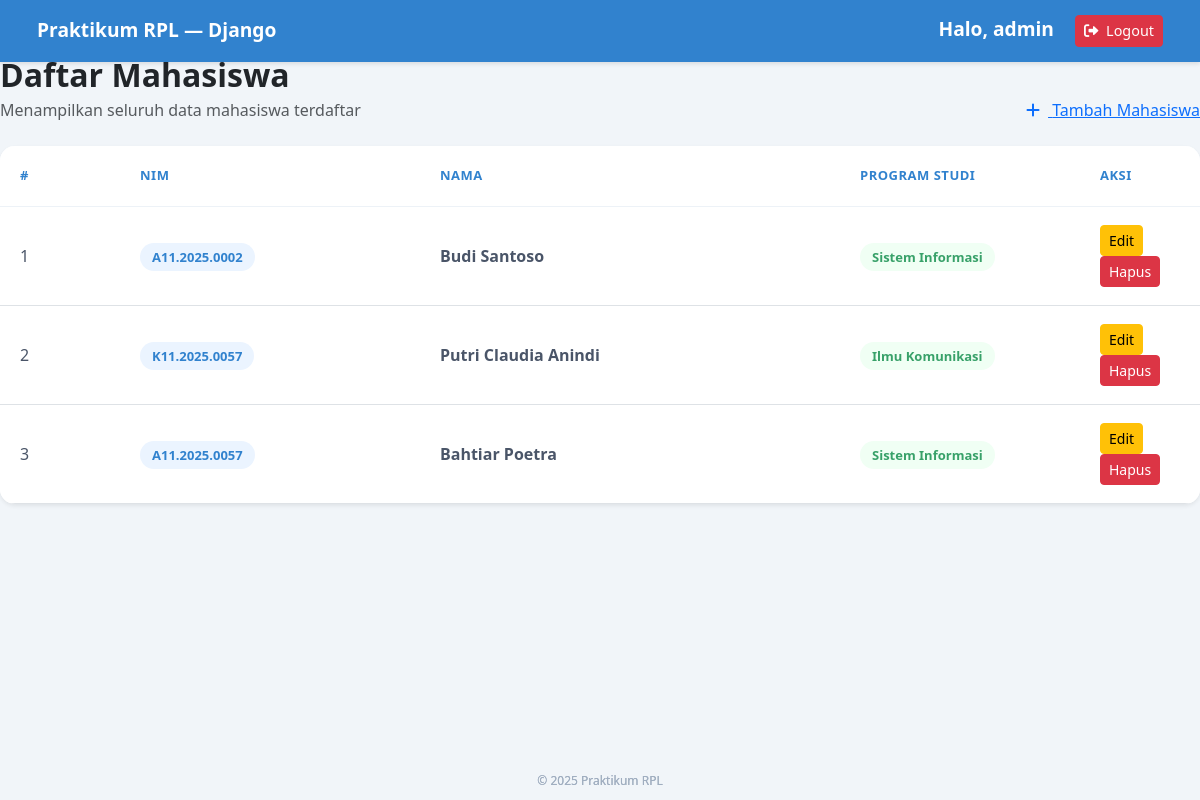
Screenshot of /mahasiswa/daftar/ (signed in) with the database file from the repository.
### mahasiswa/models.py (models this page shows)
class Mahasiswa(models.Model):
    nim = models.CharField(max_length=15, unique=True)
    nama = models.CharField(max_length=100)
    programstudi = models.CharField(max_length=50)

### mahasiswa/views.py (the view)
# urls.py: path('daftar/', views.daftar_mahasiswa, name='daftar_mahasiswa'),
@login_required(login_url='/accounts/login/')
def daftar_mahasiswa(request):
    mahasiswas = Mahasiswa.objects.all()
    return render(request, 'mahasiswa/daftar.html', {
        'mahasiswas': mahasiswas
    })

### mahasiswa/templates/mahasiswa/daftar.html (shortened to what this page needs)
{% extends 'mahasiswa/base.html' %}
{% load static %}
{% block content %}
<link rel="stylesheet" href="{% static 'mahasiswa/css/style.css' %}">
<link href="https://cdn.jsdelivr.net/npm/bootstrap@5.3.0/dist/css/bootstrap.min.css" rel="stylesheet">
<link rel="stylesheet" href="https://cdnjs.cloudflare.com/ajax/libs/font-awesome/6.0.0/css/all.min.css">
<div class="custom-header">
    <div class="container-fluid d-flex justify-content-between align-items-center">
        <span class="fw-bold">
            Praktikum RPL — Django
        </span>
        <div>
            {% if user.is_authenticated %}
                <span class="text-white me-3">
                    Halo, {{ user.username }}
                </span>
                <a href="{% url 'logout' %}" class="btn btn-danger btn-sm">
                    <i class="fas fa-sign-out-alt me-1"></i>
                    Logout
                </a>
            {% else %}
                <a href="{% url 'login' %}" class="btn btn-primary btn-sm">
                    <i class="fas fa-sign-in-alt me-1"></i>
                    Login
                </a>
            {% endif %}
        </div>
    </div>
</div>
    <div class="d-flex justify-content-between align-items-end mb-4">
        <div>
            <h2 class="fw-bold mb-1">Daftar Mahasiswa</h2>
            <p class="text-muted mb-0">
                Menampilkan seluruh data mahasiswa terdaftar
            </p>
        </div>
        <a href="{% url 'tambah_mahasiswa' %}" class="btn-tambah">
            <i class="fas fa-plus me-2"></i>
            Tambah Mahasiswa
        </a>
    </div>
    <div class="table-container shadow-sm">
        <table class="table mb-0">
            <thead>
                <tr>
                    <th width="10%">#</th>
                    <th width="25%">NIM</th>
                    <th width="35%">Nama</th>
                    <th width="20%">Program Studi</th>
                    <th width="10%">Aksi</th>
                </tr>
            </thead>
            <tbody>
                {% for mhs in mahasiswas %}
                <tr>
                    <td>{{ forloop.counter }}</td>
                    <td>
                        <span class="badge-nim">
                            {{ mhs.nim }}
                        </span>
                    </td>
                    <td class="fw-bold">
                        {{ mhs.nama }}
                    </td>
                    <td>
                        <span class="badge-prodi">
                            {{ mhs.programstudi }}
                        </span>
                    </td>
                    <td>
                        <a href="{% url 'edit_mahasiswa' mhs.id %}" class="btn btn-warning btn-sm">
                            Edit
                        </a>
                        <a href="{% url 'hapus_mahasiswa' mhs.id %}" class="btn btn-danger btn-sm">
                            Hapus
                        </a>
                    </td>
                </tr>
                {% empty %}
                <tr>
                    <td colspan="5" class="text-center py-5 text-muted">
                        Belum ada data mahasiswa.
                    </td>
                </tr>
                {% endfor %}
            </tbody>
        </table>
    </div>
<div class="custom-footer">
    © 2025 Praktikum RPL
</div>
{% endblock %}

### mahasiswa/templates/mahasiswa/base.html (shortened to what this page needs)
{% load static %}
<!DOCTYPE html>
<html lang="id">
<head>
    <link rel="stylesheet" href="{% static 'mahasiswa/css/style.css' %}">
</head>
<body>
<header>
    <h1>Praktikum RPL - Django</h1>
</header>
<main>
    {% block content %}{% endblock %}
</main>
<div class="custom-footer">
    © 2025 Praktikum RPL
</div>
</body>
</html>

### mahasiswa/static/mahasiswa/css/style.css (style rules this page uses)
body { background-color: #f1f5f9 !important; margin: 0; font-family: 'Segoe UI', Tahoma, Geneva, Verdana, sans-serif; }
.custom-header { background-color: #3182ce; color: white; padding: 15px 25px; font-weight: bold; font-size: 1.2rem; width: 100%; position: fixed; top: 0; left: 0; z-index: 1000; box-shadow: 0 2px 4px rgba(0,0,0,0.1); }
.custom-header a { color: white; text-decoration: none; font-weight: normal; font-size: 0.9rem; transition: 0.3s; }
.custom-footer { position: fixed; bottom: 10px; width: 100%; text-align: center; font-size: 12px; color: #a0aec0; z-index: 999; }
.table-container { background: white; border-radius: 15px; box-shadow: 0 4px 20px rgba(0,0,0,0.05); overflow: hidden; border: none; }
.table thead { background-color: #f8fbff; }
.table thead th { color: #3182ce; font-size: 13px; text-transform: uppercase; letter-spacing: 0.5px; padding: 20px; border-bottom: 1px solid #edf2f7; }
.table tbody td { padding: 18px 20px; vertical-align: middle; color: #4a5568; }
.badge-nim { background-color: #ebf4ff; color: #3182ce; padding: 5px 12px; border-radius: 20px; font-weight: 600; font-size: 13px; }
.badge-prodi { background-color: #f0fff4; color: #38a169; padding: 5px 12px; border-radius: 20px; font-weight: 600; font-size: 13px; }

### rows the page displays
Mahasiswa: nim "A11.2025.0002", nama "Budi Santoso", programstudi "Sistem Informasi"
Mahasiswa: nim "K11.2025.0057", nama "Putri Claudia Anindi", programstudi "Ilmu Komunikasi"
Mahasiswa: nim "A11.2025.0057", nama "Bahtiar Poetra", programstudi "Sistem Informasi"

### other values shown
{{ user.username }} "admin"
